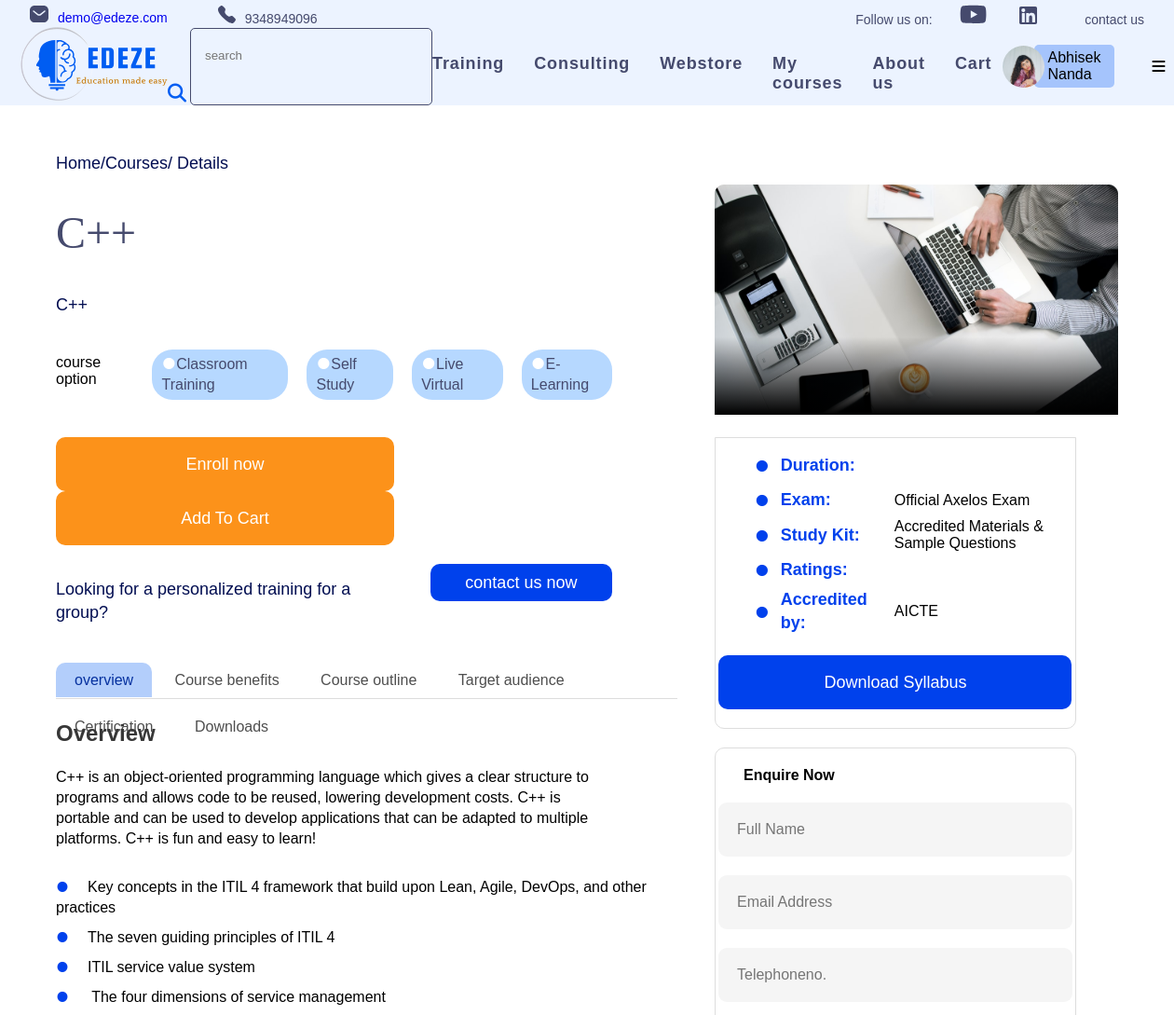
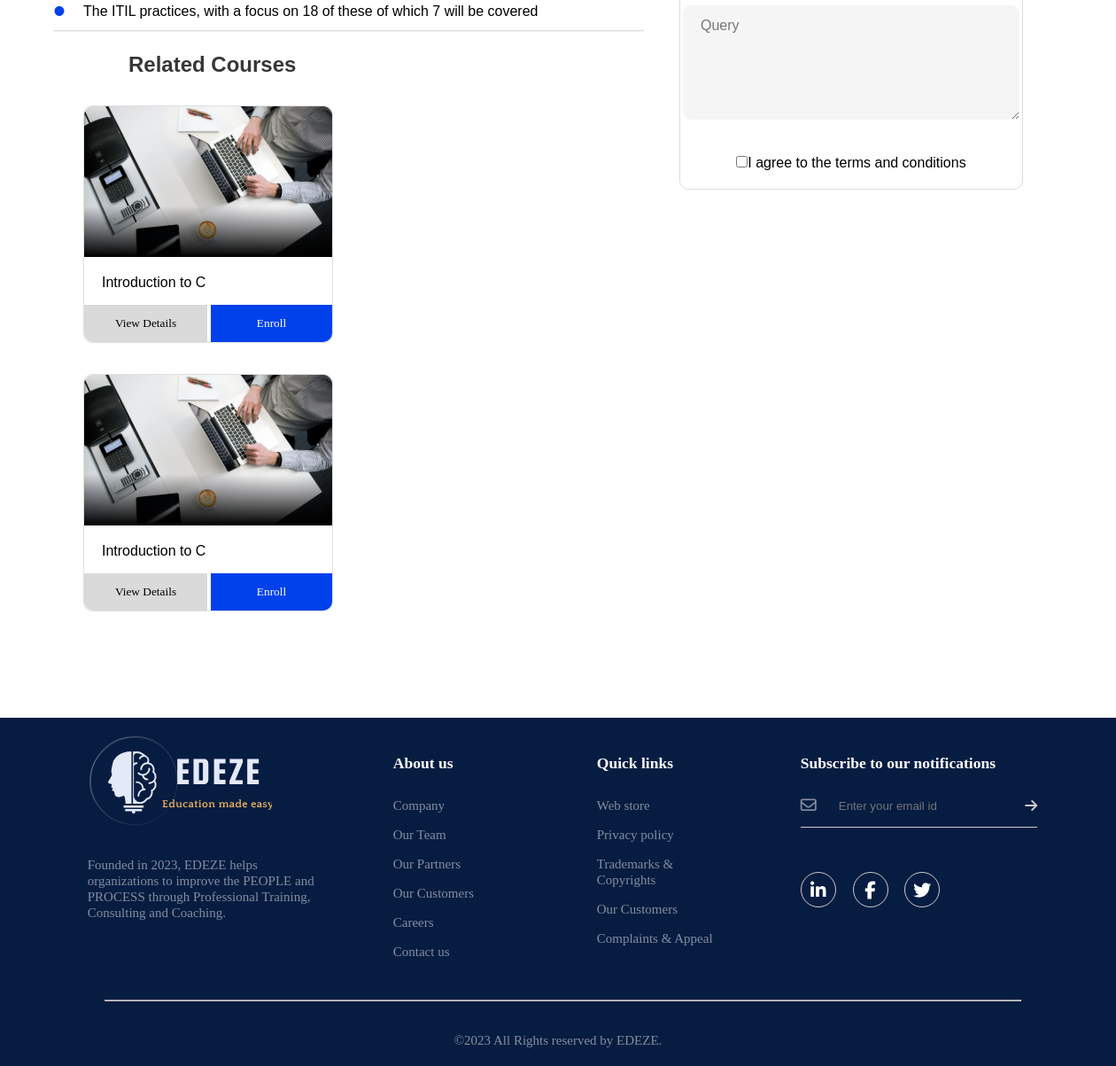
The app's page /1/trainingDetails/ (signed in) with its own data (2 pictures, top to bottom).
### home/models.py (models this page shows)
class training(models.Model):
    course_name = models.CharField(max_length=100)
    course_desc = models.TextField()
    course_price = models.IntegerField()
    course_author = models.CharField(max_length=100)
    course_category = models.CharField(max_length=100,null=True)
    course_rating = models.IntegerField(null=True)

### home/views.py (the view)
# urls.py: path("<id>/trainingDetails/",training_details),
@login_required(login_url="/login/")
def training_details(request,id):
    cr=training.objects.filter(id=id)
    print(cr[0].course_name)
    context={"cr":cr[0]}
    return render(request,"training-detail.html",context=context)

### home/templates/training-detail.html (shortened to what this page needs)
<!DOCTYPE html>
<html lang="en">
<head>
    <link rel="stylesheet" href="/static/css/header-footer.css">
    <link rel="stylesheet" href="/static/css/training-detail.css">
</head>
<body>
    <header>
        <div class="container">
            <div class="contact">
                <span> <a href="https://www.gmail.com/"><img src="/static/images/mail_icon.svg" alt="">demo@edeze.com </a></span>
                <span><img src="/static/images/call_icon.svg" alt="">9348949096</span>
            </div>
            <div class="social">
                <span>Follow us on:</span>
                <a href="https://www.instagram.com/"><img src="/static/images/Insta_icon.svg" alt=""></a>
                <a href="https://www.youtube.com/"><img src="/static/images/youtube_icon.svg" alt=""></a>
                <a href="https://www.facebook.com/"><img src="/static/images/Facebook_icon.svg" alt=""></a>
                <a href="https://www.linkedin.com/"><img src="/static/images/linkedin_icon.svg" alt=""></a>
                <span >contact us</span>
            </div>
        </div>
        <div class=" nav">
            <div class="left-part">
                <a href="/"><img src="/static/images/logo.svg" alt="logo" class="logo"></a>
                <div class="search-box">
                    <input type="text" id="search" placeholder="search">
                    <button type="submit" onclick="search()"><i class="fa-solid fa-magnifying-glass icon-search"></i></button>
                </div>
            </div>
             <div class="group">
                <ul class="navigation">
                    <li><a href="/training/" id="training">Training</a></li>
                    <li><a href="/consulting/">Consulting</a></li>
                    <li><a href="/webstore/">Webstore</a></li>
                    <li><a href="/{{id}}/MyCourse">My courses</a></li>
                    <li><a href="/aboutus/">About us</a></li>
                    <li><a href="/{{request.user.id}}/cart">Cart</a></li>
                </ul>
             </div>
            <div class="user-profile">
                <img src="/static/images/profilr-pic.svg" alt="" class="user-pic " id="userPic">
                <p class="profile-name">{{request.user.first_name}} {{request.user.last_name}}</p>
            </div>
            <i class="fa-solid fa-bars menu-toggle"></i>
        </div>
    </header>
    <section class="main-content">
        <div class="main-container">
            <div class="section-one-container">
                <div class="course-info">
                    <p>Home/Courses/ Details</p>
                    <h1>{{cr.course_name}}</h1>
                    <p>{{cr.course_name}}</p>
                    <div class="course-options">
                        <span>course option</span>
                        <ul>
                            <li>Classroom Training</li>
                            <li>Self Study</li>
                            <li>Live Virtual</li>
                            <li>E-Learning</li>
                        </ul>
                    </div>
                   <a href=""><button  class="enroll-btn" id="enroll">Enroll now</button></a>
                   <a href="/{{request.user.id}}/{{cr.id}}/addtocart"><button  class="enroll-btn">Add To Cart</button></a>
                    <div class="contact">
                        <p>Looking for a personalized training for a group?</p>
                        <button class="contact-button">contact us now</button>
                    </div>
                </div>
                <div class="course-overview">
                    <div class="links">
                        <a href="" class="active">overview</a>
                        <a href="">Course benefits</a>
                        <a href="">Course outline</a>
                        <a href="">Target audience</a>
                        <a href="">Certification</a>
                        <a href="">Downloads</a>
                    </div>
                    <div class="overview">
                        <h2>Overview</h2>
                        <p>{{cr.course_desc}}</p>
                        <ul>
                            <li><span>Key concepts in the ITIL 4 framework that build upon Lean, Agile, DevOps, and other practices   </span> </li>
                            <li><span>The seven guiding principles of ITIL 4</span> </li>
                            <li><span>ITIL service value system</span> </li>
                            <li><span> The four dimensions of service management</span></li>
                            <li><span>The ITIL practices, with a focus on 18 of these of which 7 will be covered</span> </li>
                        </ul>
                    </div>
                </div>
                <div class="related-course">
                    <div class="course-section">
                        <h2>Related Courses</h2>
                        <div class="courses">
                                <div class="course">
                                    <div class="course-description">
                                        <img src="/static/images/training-thumbnail.svg" alt="">
                                        <h4>Introduction to C</h4>
                                    </div>
                                    <div class="course-buttons">
                                        <a>
                                            <button class="view-detail-btn" id="viewDetail" >View Details</button>
                                        </a>
                                        <a href=""><button class="Enroll-btn" id="Enroll-btn">Enroll</button></a>
                                    </div>
                                </div>
                                <div class="course">
                                    <div class="course-description">
                                        <img src="/static/images/training-thumbnail.svg" alt="">
                                        <h4>Introduction to C</h4>
                                    </div>
                                    <div class="course-buttons">
                                        <a>
                                            <button class="view-detail-btn" id="viewDetail" >View Details</button>
                                        </a>
                                        <a href=""><button class="Enroll-btn" id="Enroll-btn">Enroll</button></a>
                                    </div>
                                </div>
                        </div>
                    </div>
                </div>
            </div>
            <div class="section-two-container">
                <div>
                    <img src="/static/images/training-detail.svg" alt="">
                </div>
                <div class="course-detail">
                    <table>
                        <tr>
                            <td><ul><li></li></ul></td>
                            <th><span>Duration:</span></th>
                            <td></td>
                        </tr>
                        <tr>
                            <td><ul><li></li></ul></td>
                            <th><span>Exam:</span></th>
                            <td>Official Axelos Exam</td>
                        </tr>
                        <tr>
                            <td><ul><li></li></ul></td>
                            <th><span>Study Kit:</span></th>
                            <td>Accredited Materials &
                                Sample Questions</td>
                        </tr>
                        <tr>
                            <td><ul><li></li></ul></td>
                            <th><span>Ratings:</span></th>
                            <td></td>
                        </tr>
                        <tr>
                            <td><ul><li></li></ul></td>
                            <th><span>Accredited by:</span></th>
                            <td>AICTE</td>
                        </tr>
                    </table>
                    <div class="center-btn">
                        <button class="Download-btn">Download Syllabus</button>
                    </div>
                </div>
                <div class="Enquiry-form" >
                    <h4 id="Enquiry" >Enquire Now</h4>
                    <form action="" method="POST">
                        <input type="text" placeholder="Full Name" id="FullName" name="full_name">
                        <input type="text" placeholder="Email Address" id="EmailAddress" name="email">
                        <input type="text" placeholder="Telephoneno." id="Telephoneno." name="telephone">
                        <textarea name="Query" id="Query" cols="30" rows="5" placeholder="Query" name="query"></textarea>
                        <div class="agree-checkbox">
                            <input type="checkbox" name="agree" required>I agree to the terms and conditions
                        </div>
                    </form>
                </div>
            </div>
        </div>
    </section>
     <footer>
        <div class="row">
            <div class="col">
                <img src="/static/images/footer-logo.svg" alt="" class="footer-logo">
                <p>Founded in 2023, EDEZE helps organizations to improve the PEOPLE and PROCESS through Professional Training, Consulting and Coaching.</p>
            </div>
            <div class="col">
                <h3>About us</h3>
                <ul>
                    <li><a href="">Company</a></li>
                    <li><a href="/ourteam">Our Team</a></li>
                    <li><a href="">Our Partners</a></li>
                    <li><a href="">Our Customers</a></li>
                    <li><a href="">Careers</a></li>
                    <li><a href="">Contact us</a></li>
                </ul>
            </div>
            <div class="col">
                <h3>Quick links</h3>
                <ul>
                    <li><a href="">Web store</a></li>
                    <li><a href="">Privacy policy</a></li>
                    <li><a href="">Trademarks & Copyrights</a></li>
                    <li><a href="">Our Customers</a></li>
                    <li><a href="">Complaints & Appeal</a></li>
                </ul>
            </div>
            <div class="col">
                <h3>Subscribe to our notifications</h3>
                <form>
                    <i class="fa-regular fa-envelope"></i>
                    <input type="email" placeholder="Enter your email id" required>
                    <button type="submit"><i class="fa-solid fa-arrow-right"></i></button>
                </form>
                <div class="social-icons">
                    <i class="fa-brands fa-linkedin-in"></i>
                    <i class="fa-brands fa-facebook-f"></i>
                    <i class="fa-brands fa-twitter"></i>
                </div>
            </div>
        </div>
        <hr>
        <p class="copyright">©2023 All Rights reserved by EDEZE.</p>
    </footer>
</body>
</html>

### home/static/css/header-footer.css (style rules this page uses)
header { background: #ECF3FF; width: 100%; }
.container { padding: 5px 32px 0px 32px; display: flex; justify-content: space-between; align-items: center; width: 100%; font-weight: 500; font-size: 14px; color: #454A6D; }
.contact { display: inherit; column-gap: 54px; }
.contact img { padding-right: 10px; }
.social img { padding: 0px 7px 0px 7px; }
.social span { padding-left: 40px; }
.nav { padding: 0px 16px 0px 0px; }
.left-part { display: inherit; align-items: center; gap: 20px; }
.left-part .logo { width: 184px; height: 80px; }
.nav { display: flex; justify-content: space-between; align-items: center; }
.group { display: flex; align-items: center; }
header ul { position: relative; display: flex; gap: 32px; }
header ul li { list-style-type: none; padding-top: 15px; }
header ul li a { position: relative; font-size: 18px; color: #454A6D; font-weight: 600; letter-spacing: 0.05em; }
header ul li a::before { content: ""; position: absolute; bottom: -2px; width: 100%; height: 2px; background: #005DF2; transform: scale(0); transition: transform 0.4s ease-in-out; transform-origin: right; }
.nav img { width: 45px; cursor: pointer; padding-left: 0px; }
.menu-toggle { position: relative; display: none; }
footer { width: 100%; background: #061C41; color: rgb(255,255,255,.5); padding: 10px 50px 20px 60px; font-family: 'Manrope'; font-size: 15px; line-height: 18px; }
.row { width: 100%; display: flex; align-items: flex-start; justify-content: space-around; }
.col { flex-basis: 25%; padding: 10px; }
.col:nth-child(2),.col:nth-child(3) { flex-basis: 15%; }
.footer-logo { margin-bottom: 15px; }
.col h3 { margin-top: 22px; margin-bottom: 30px; color: #FFFFFF; }
.col ul li { list-style: none; padding-bottom: 15px; }
ul li a { color: rgb(255,255,255,.5); }
footer form { padding-bottom: 15px; display: flex; align-items: center; justify-content: flex-start; border-bottom: 1px solid #ccc; margin-bottom: 50px; gap: 15px; }
footer form .fa-regular { font-size: 18px; margin-right: 10px; }
footer form input { width: 100%; background: transparent; color: #ccc; border: 0; outline: 0; }
footer form button { background-color: transparent; border: 0; outline: none; cursor: pointer; }
footer form .fa-solid { font-size: 16px; color: #ccc; }
.social-icons .fa-brands { width: 40px; height: 40px; border-radius: 50%; text-align: center; line-height: 40px; font-size: 20px; color: #FFFFFF; background: transparent; border: 1px solid #ccc; margin-right: 15px ; cursor: pointer; }
footer hr { width: 90%; margin: 20px auto; border-bottom: 1px solid #ccc; }
.copyright { text-align: center; }
@media (max-width: 1400px) { header { width: 100vw; } }
.nav .user-profile { display: flex; justify-content: center; align-items: center; margin-right: 40px; }
.nav .user-profile p { background: #A5C4FC; border-radius: 5px; padding: 5px 15px; }
.nav .user-profile img { position: relative; right: -11px; }
.search-box { padding-left: 15px; border: 1px solid #454A6D; border-radius: 5px; background-color: inherit; }
.search-box input { background: transparent; border: 0px; outline: 0px; width: 243px; height: 58px; }
.search-box button { font-size: 20px; border: none; background: none; position: relative; color: #005DF2; right: 40px; }

### home/templates/training-detail.html (style rules this page uses)
.courses { padding: 30px 0px 50px 0px; display:flex; flex-wrap:wrap; }
.course .course-buttons { display:flex; flex-direction: row; justify-content: space-between; }
.course-description h4 { max-width:250px; }
.course-description { padding-left: 0px; }
.course-description h4 { padding-left:20px; font: normal 400 16px/20px "Manrope", sans-serif; }

### records on screen
training: course_name "C++", course_desc "C++ is an object-oriented programming language which gives a clear structure to programs and allows code to be reused, lowering development costs. C++ is portable and can be used to develop applications that can be adapted to multiple platforms. C++ is fun and easy to learn!"

### other values on screen
{{ request.user.first_name }} "Abhisek"
{{ request.user.last_name }} "Nanda"
